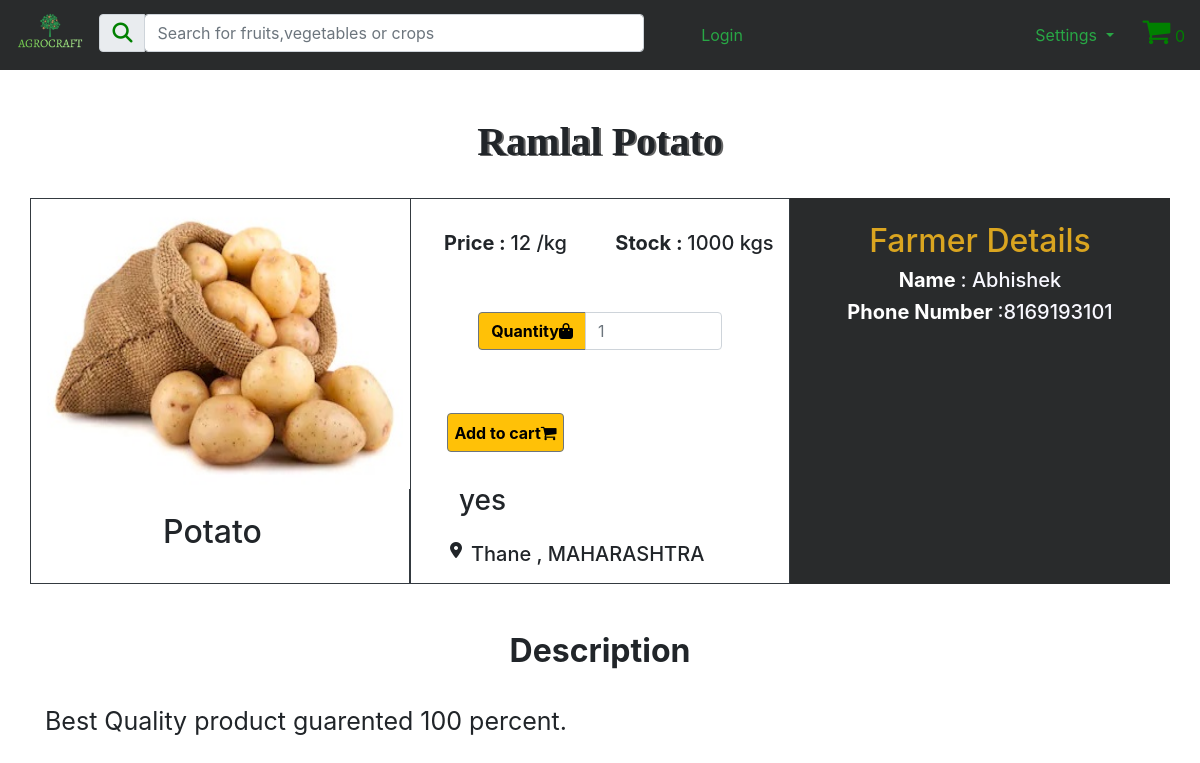
The app's page /BuyerPortal2/ProductDetails.php?id=1 with its own data.
### tables this page shows
CREATE TABLE `products` (
  `product_id` int(100) NOT NULL,
  `farmer_fk` int(255) NOT NULL,
  `product_title` varchar(100) NOT NULL,
  `product_cat` varchar(100) NOT NULL,
  `product_type` varchar(100) NOT NULL,
  `product_expiry` varchar(25) NOT NULL,
  `product_image` text NOT NULL,
  `product_stock` int(100) NOT NULL,
  `product_price` int(100) NOT NULL,
  `product_desc` text NOT NULL,
  `product_keywords` text NOT NULL,
  `product_delivery` varchar(5) NOT NULL
);

CREATE TABLE `farmerregistration` (
  `farmer_id` int(255) NOT NULL,
  `farmer_name` varchar(255) NOT NULL,
  `farmer_phone` bigint(10) NOT NULL,
  `farmer_address` text NOT NULL,
  `farmer_state` varchar(50) NOT NULL,
  `farmer_district` varchar(50) NOT NULL,
  `farmer_pan` varchar(10) NOT NULL,
  `farmer_bank` int(16) NOT NULL,
  `farmer_password` varchar(100) NOT NULL
);

### BuyerPortal2/productdetails.php (the view, shortened to what this page needs)
<?php
include("../Functions/functions.php");
?>
<!DOCTYPE html>
<html lang="en">
<head>
    <link rel="stylesheet" href="https://maxcdn.bootstrapcdn.com/bootstrap/4.4.1/css/bootstrap.min.css">
    <link rel="stylesheet" href="https://cdnjs.cloudflare.com/ajax/libs/font-awesome/4.7.0/css/font-awesome.min.css">
</head>
<body>
<nav class="navbar navbar-expand-xl ">
                    <span id="icon" style="color:green"> <?php echo totalItems(); ?> </span>
        <a class="float-left" href="bhome.php">
            <img src="agro.png" class="float-left mr-2 moblogo" alt="Logo" style="height:50px;">
        </a>
        <div class="collapse navbar-collapse" id="navbarSupportedContent">
            <div class="input-group mb-1 ml-2 searchbox">
                <div class="input-group-prepend">
                    <div class="input-group-text"><i class="fas fa-search" style="font-size:20px;color:green; "></i></div>
                </div>
                <form action="SearchResult.php" method="get" enctype="multipart/form-data">
                    <input type="text" class="form-control " id="inlineFormInputGroup" name="search" placeholder="Search for fruits,vegetables or crops " style="width:500px;">
                </form>
            </div>
            <?php
            getUsername();
            ?>
        </div>
        <div class=" flex-row-reverse right ">
            <div class="p-2 cart">
                <div class="icon2">
                    <a href="CartPage.php"> <i class="fa" style="font-size:30px; color:green">&#61562;</i></a>
                    <span id="icon" style="color:green"> <?php echo totalItems(); ?> </span>
                </div>
            </div>
            <div class="dropdown p-2 settings ">
                <button class="btn  dropdown-toggle text-success" type="button" id="dropdownMenuButton" data-toggle="dropdown" aria-haspopup="true" aria-expanded="false">
                    Settings
                </button>
            </div>
        </div>
    </nav>
    <?php
    if (isset($_GET['id'])) {
        global $con;
        $product_id  = $_GET['id'];
        $query = "select * from products where product_id = $product_id";
        $run_query = mysqli_query($con, $query);
        echo "<br>";
        while ($rows = mysqli_fetch_array($run_query)) {
            $farmer_fk = $rows['farmer_fk'];
            $product_title = $rows['product_title'];
            $product_image = $rows['product_image'];
            $product_price = $rows['product_price'];
            $product_stock = $rows['product_stock'];
            $product_type = $rows['product_type'];
            $product_delivery = $rows['product_delivery'];
            $product_desc = $rows['product_desc'];
            $querya = "select * from farmerregistration where farmer_id = $farmer_fk";
            $runa_query = mysqli_query($con, $querya);
            while ($rows = mysqli_fetch_array($runa_query)) {
                $name = $rows['farmer_name'];
                $phone = $rows['farmer_phone'];
                $state = $rows['farmer_state'];
                $district = $rows['farmer_district'];
                echo "
                <div class='container'>
                    <div class='text-center'>
                        <br>
                        <h1 id='headings' class='font-weight-bold'>$product_title</h1>
                    </div>
                    <br>
                    <div class='row'>
                        <div class='col-12 col-xl-4 col-lg-4 col-md-4 col-sm-12   imageblock border border-dark'> <img src='../Admin/product_images/$product_image' class='d-flex mx-auto btn-dark image' height='290px;' width='380px;'><br>
                            <b>
                                <div class='text-center'>
                                    <h2>$product_type</h2>
                                    <br>
                                </div>
                            </b></div>
                        <div class='col-12 col-xl-4 col-lg-4 col-md-4 col-sm-12 block border border-dark'>
                            <div class='text-center mt-2 ''>
                                <br>
                                <div class='row'>
                                    <div class='col-12 col-xl-6 col-lg-6 col-md-6 col-sm-12 price'>
                                        <h5><b>Price : </b>$product_price /kg</h5>
                                    </div>
                                    <div class='col-12 col-xl-6 col-lg-6 col-md-6 col-sm-12 stock'>
                                        <h5><b>Stock : </b>$product_stock kgs</h5>
                                    </div>
                                </div>
                                <form actions='' method='post'>
                                    <div class='text-center'>
                                        <div class='input-group mb-3 wholequantity'>
                                            <div class='input-group-prepend quantity'>
                                                <span class='input-group-text bg-warning border-secondary quantitylabel' style='color:black' id='inputGroup-sizing-default' ><b>Quantity </b><i class='fas fa-shopping-bag'></i></span>
                                            </div>
                                            <input type='number' name='qty' placeholder=1 class='form-control quantitynumber' aria-label='Default' aria-describedby='inputGroup-sizing-default'>
                                        </div>
                                    </div>
                                    <div class='row'>
                                        <div class='col-12 col-xl-6 col-lg-6 col-md-6 col-sm-12'>
                                            <button name='cart' type='submit' class='btn btn-warning border-secondary addtocart' style='color:black'><b>Add to cart</b><i class='fa' style='font-size:17px; '>&#61562;</i></button>
                                        </div>
                                        <div class='col-12 col-xl-6 col-lg-6 col-md-6 col-sm-12'> <a href='#'  style='color:black'> </a></div>
                                    </div>
                                </form>
                                <div class='row text-center ml-4 mt-3'>
                                    <h3 style='padding-left:9px;'>$product_delivery</h3>
                                </div>
                                  <div class='row text-center ml-4 mt-3'>
                                   <i class='fas fa-map-marker-alt fa-1x'></i>
                                    <h5 style='padding-left:9px;'>$district , $state </h5>
                                </div>
                            </div>
                        </div>
                        <div class='col-12 col-xl-4 col-lg-4 col-md-4 col-sm-12 text-white' style='background-color:#292b2c;'>
                            <div class='text-center farmerdetails mt-4 ' style='color:goldenrod'><b>
                                    <b>
                                        <h2>Farmer Details
                                        </h2>
                                    </b>
                                </b>
                            </div>
                            <div class='details mt-1 text-center'>
                                <h5><b> Name </b><span style='color:ghostwhite'>: $name</span></h5>
                                <h5><b> Phone Number </b><span style='color:ghostwhite'>:$phone</span></h5>
                                <br>
                            </div>
                        </div>
                    </div>
                    <br><br>
                    <div class='  description mt-0'><b>
                            <h2 class='text-center font-weight-bold'>Description</h2>
                        </b></div>
                    <br>
                    <div class='texty' style='margin-top:0%; font-size:25px;'> $product_desc.</div>
                </div>";
            }
        }
    }
    ?>
    <br><br>
</body>
</html>

### Functions/functions.php (shortened to what this page needs)
<?php
   include("../Includes/db.php");
   function getUsername()
   {
       if (isset($_SESSION['phonenumber'])) {
           $phonenumber = $_SESSION['phonenumber'];
           global $con;
           $query = "select * from buyerregistration where buyer_phone = $phonenumber";
           $run_query = mysqli_query($con, $query);
           if ($run_query) {
               while ($row_cat = mysqli_fetch_array($run_query)) {
                   $buyer_name = $row_cat['buyer_name'];
                   $buyer_name = 'Hello ,' . $buyer_name;
               }
               echo @"<div class='text-success  logins mx-1 ml-5  '>$buyer_name</div>";
           }
       } else {
           echo "<a href = '../auth/BuyerLogin.php'><div class='text-success logins mx-5'>Login</div></a>";
       }
   }
   function totalItems()
   {
       global $con;
       if (isset($_SESSION['phonenumber'])) {
           $sess_phone_number = $_SESSION['phonenumber'];
           $get_items = "select * from cart where phonenumber = '$sess_phone_number'";
           $run_items =  mysqli_query($con, $get_items);
           $count_items =  mysqli_num_rows($run_items);
           return $count_items;
       } else {
           echo 0;
       }
   }
   ?>

### BuyerPortal2/productdetails.php (style rules this page uses)
a { color: goldenrod; }
* { margin: 0; padding: 0; box-sizing: border-box; }
nav { background-color: #292b2c; }
.right { display: flex; }
.cart { margin-right: -9px; }
.searchbox { width: 60%; }
.logins { text-align: center; margin-right: -30%; margin-left: 35%; }
.imageblock { padding-left: 0%; }
.image { margin-left: 0%; background-color: #ff5500; }
.addtocart { margin-top: 30%; padding: 4%; margin-bottom: 10%; }
.quantity { margin-top: 20%; }
.quantitynumber { margin-top: 20%; }
.wholequantity { width: 70%; margin-left: 15%; margin-right: 15%; }
.price { margin-left: 0%; padding: 0%; }
.stock { margin-right: -10%; }
.description { text-align: left; }
#headings { text-shadow: 2px 1px #666666; font-family: Cambria, Cochin, Georgia, Times, 'Times New Roman', serif }

### records on screen
products: product_title "Ramlal Potato", product_type "Potato", product_price "12", product_stock "1000", product_delivery "yes", product_desc "Best Quality product guarented 100 percent"
farmerregistration: products.product_image (picture), farmer_district "Thane", farmer_state "MAHARASHTRA", farmer_name "Abhishek", farmer_phone "8169193101"
